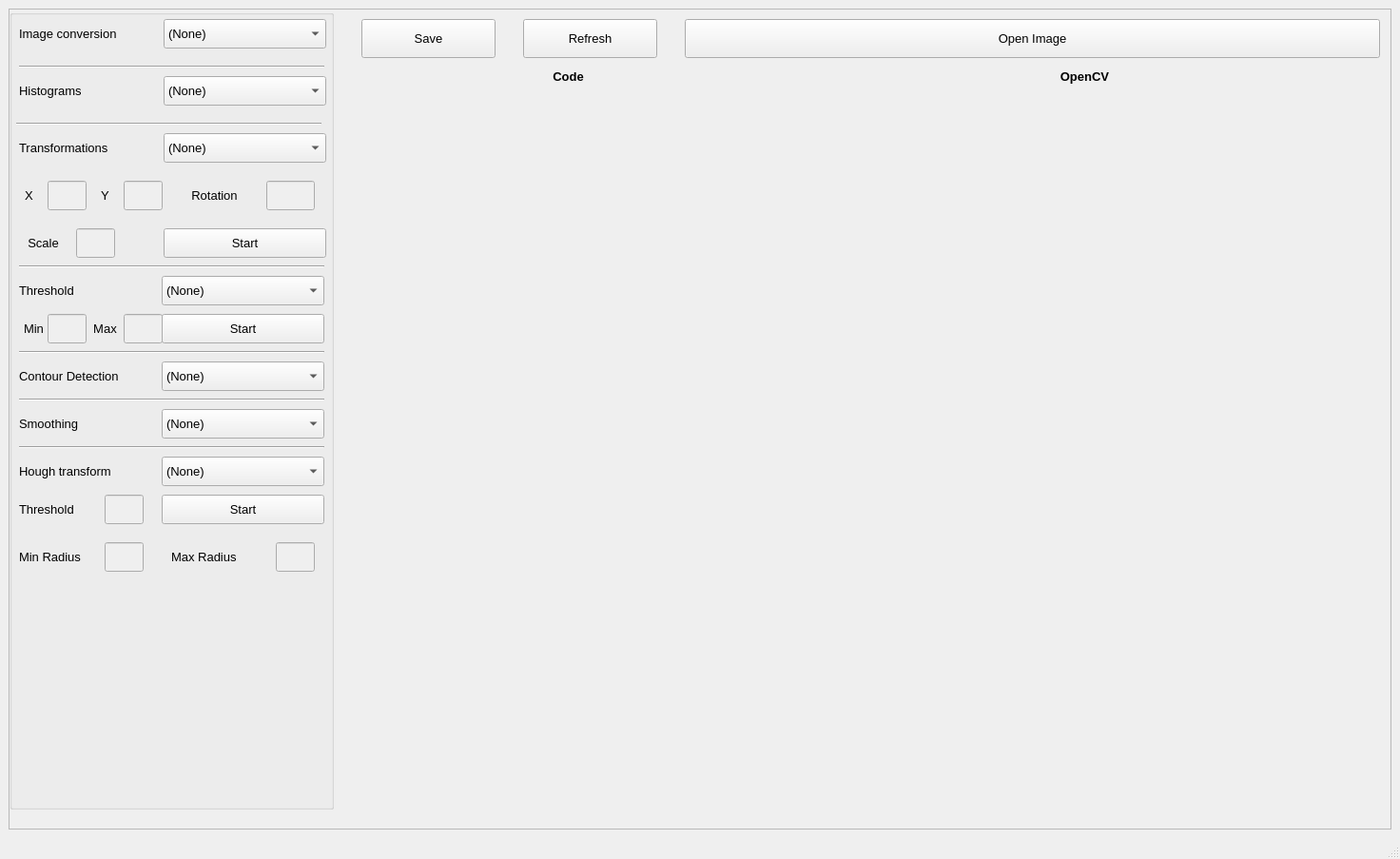
<?xml version="1.0" encoding="UTF-8"?>
<ui version="4.0">
 <class>MainWindow</class>
 <widget class="QMainWindow" name="MainWindow">
  <property name="geometry">
   <rect>
    <x>0</x>
    <y>0</y>
    <width>1472</width>
    <height>903</height>
   </rect>
  </property>
  <property name="windowTitle">
   <string>MainWindow</string>
  </property>
  <property name="styleSheet">
   <string notr="true"/>
  </property>
  <widget class="QWidget" name="centralwidget">
   <layout class="QGridLayout" name="gridLayout">
    <item row="0" column="0">
     <widget class="QScrollArea" name="scrollArea">
      <property name="widgetResizable">
       <bool>true</bool>
      </property>
      <widget class="QWidget" name="scrollAreaWidgetContents">
       <property name="geometry">
        <rect>
         <x>0</x>
         <y>0</y>
         <width>1448</width>
         <height>828</height>
        </rect>
       </property>
       <widget class="QGroupBox" name="groupBox">
        <property name="geometry">
         <rect>
          <x>0</x>
          <y>0</y>
          <width>341</width>
          <height>841</height>
         </rect>
        </property>
        <property name="font">
         <font>
          <pointsize>10</pointsize>
         </font>
        </property>
        <property name="title">
         <string/>
        </property>
        <widget class="QLabel" name="label_2">
         <property name="geometry">
          <rect>
           <x>10</x>
           <y>15</y>
           <width>141</width>
           <height>21</height>
          </rect>
         </property>
         <property name="text">
          <string>Image conversion </string>
         </property>
        </widget>
        <widget class="QComboBox" name="conversionChoice">
         <property name="geometry">
          <rect>
           <x>162</x>
           <y>10</y>
           <width>171</width>
           <height>31</height>
          </rect>
         </property>
         <item>
          <property name="text">
           <string>(None)</string>
          </property>
         </item>
         <item>
          <property name="text">
           <string>RGB to Bin</string>
          </property>
         </item>
         <item>
          <property name="text">
           <string>RGB to Grey Scale</string>
          </property>
         </item>
         <item>
          <property name="text">
           <string>RGB to HSV</string>
          </property>
         </item>
         <item>
          <property name="text">
           <string>RGB to YCbCr</string>
          </property>
         </item>
         <item>
          <property name="text">
           <string>HSV to RGB</string>
          </property>
         </item>
         <item>
          <property name="text">
           <string>YCbCr to RGB</string>
          </property>
         </item>
        </widget>
        <widget class="Line" name="line">
         <property name="geometry">
          <rect>
           <x>10</x>
           <y>50</y>
           <width>321</width>
           <height>20</height>
          </rect>
         </property>
         <property name="orientation">
          <enum>Qt::Horizontal</enum>
         </property>
        </widget>
        <widget class="QLabel" name="label_3">
         <property name="geometry">
          <rect>
           <x>10</x>
           <y>70</y>
           <width>101</width>
           <height>31</height>
          </rect>
         </property>
         <property name="text">
          <string>Histograms</string>
         </property>
        </widget>
        <widget class="QComboBox" name="histChoice">
         <property name="geometry">
          <rect>
           <x>162</x>
           <y>70</y>
           <width>171</width>
           <height>31</height>
          </rect>
         </property>
         <item>
          <property name="text">
           <string>(None)</string>
          </property>
         </item>
         <item>
          <property name="text">
           <string>GreyScale Histogram</string>
          </property>
         </item>
         <item>
          <property name="text">
           <string>RGB Histogram</string>
          </property>
         </item>
         <item>
          <property name="text">
           <string>Cumulative Histogram</string>
          </property>
         </item>
         <item>
          <property name="text">
           <string>Equalize Histogram</string>
          </property>
         </item>
        </widget>
        <widget class="Line" name="line_2">
         <property name="geometry">
          <rect>
           <x>7</x>
           <y>110</y>
           <width>321</width>
           <height>20</height>
          </rect>
         </property>
         <property name="orientation">
          <enum>Qt::Horizontal</enum>
         </property>
        </widget>
        <widget class="QLabel" name="label_5">
         <property name="geometry">
          <rect>
           <x>10</x>
           <y>130</y>
           <width>131</width>
           <height>31</height>
          </rect>
         </property>
         <property name="text">
          <string>Transformations </string>
         </property>
        </widget>
        <widget class="QComboBox" name="transChoice">
         <property name="geometry">
          <rect>
           <x>162</x>
           <y>130</y>
           <width>171</width>
           <height>31</height>
          </rect>
         </property>
         <item>
          <property name="text">
           <string>(None)</string>
          </property>
         </item>
         <item>
          <property name="text">
           <string>Translation</string>
          </property>
         </item>
         <item>
          <property name="text">
           <string>Rotation</string>
          </property>
         </item>
         <item>
          <property name="text">
           <string>Scale</string>
          </property>
         </item>
         <item>
          <property name="text">
           <string>Shear</string>
          </property>
         </item>
        </widget>
        <widget class="QLabel" name="label_6">
         <property name="geometry">
          <rect>
           <x>10</x>
           <y>180</y>
           <width>21</width>
           <height>31</height>
          </rect>
         </property>
         <property name="text">
          <string>X</string>
         </property>
         <property name="alignment">
          <set>Qt::AlignCenter</set>
         </property>
        </widget>
        <widget class="QLineEdit" name="transX">
         <property name="enabled">
          <bool>false</bool>
         </property>
         <property name="geometry">
          <rect>
           <x>40</x>
           <y>180</y>
           <width>41</width>
           <height>31</height>
          </rect>
         </property>
         <property name="text">
          <string/>
         </property>
        </widget>
        <widget class="QLabel" name="label_7">
         <property name="geometry">
          <rect>
           <x>90</x>
           <y>180</y>
           <width>21</width>
           <height>31</height>
          </rect>
         </property>
         <property name="text">
          <string>Y</string>
         </property>
         <property name="alignment">
          <set>Qt::AlignCenter</set>
         </property>
        </widget>
        <widget class="QLineEdit" name="transY">
         <property name="enabled">
          <bool>false</bool>
         </property>
         <property name="geometry">
          <rect>
           <x>120</x>
           <y>180</y>
           <width>41</width>
           <height>31</height>
          </rect>
         </property>
         <property name="text">
          <string/>
         </property>
        </widget>
        <widget class="QLabel" name="label_8">
         <property name="geometry">
          <rect>
           <x>180</x>
           <y>180</y>
           <width>71</width>
           <height>31</height>
          </rect>
         </property>
         <property name="text">
          <string>Rotation</string>
         </property>
         <property name="alignment">
          <set>Qt::AlignCenter</set>
         </property>
        </widget>
        <widget class="QLineEdit" name="transRotation">
         <property name="enabled">
          <bool>false</bool>
         </property>
         <property name="geometry">
          <rect>
           <x>270</x>
           <y>180</y>
           <width>51</width>
           <height>31</height>
          </rect>
         </property>
         <property name="text">
          <string/>
         </property>
        </widget>
        <widget class="QLabel" name="label_9">
         <property name="geometry">
          <rect>
           <x>10</x>
           <y>230</y>
           <width>51</width>
           <height>31</height>
          </rect>
         </property>
         <property name="text">
          <string>Scale</string>
         </property>
         <property name="alignment">
          <set>Qt::AlignCenter</set>
         </property>
        </widget>
        <widget class="QLineEdit" name="transScale">
         <property name="enabled">
          <bool>false</bool>
         </property>
         <property name="geometry">
          <rect>
           <x>70</x>
           <y>230</y>
           <width>41</width>
           <height>31</height>
          </rect>
         </property>
         <property name="text">
          <string/>
         </property>
        </widget>
        <widget class="QPushButton" name="startTrans">
         <property name="geometry">
          <rect>
           <x>162</x>
           <y>230</y>
           <width>171</width>
           <height>31</height>
          </rect>
         </property>
         <property name="text">
          <string>Start</string>
         </property>
        </widget>
        <widget class="Line" name="line_3">
         <property name="geometry">
          <rect>
           <x>10</x>
           <y>260</y>
           <width>321</width>
           <height>20</height>
          </rect>
         </property>
         <property name="orientation">
          <enum>Qt::Horizontal</enum>
         </property>
        </widget>
        <widget class="QLabel" name="label_10">
         <property name="geometry">
          <rect>
           <x>10</x>
           <y>370</y>
           <width>141</width>
           <height>31</height>
          </rect>
         </property>
         <property name="text">
          <string>Contour Detection </string>
         </property>
        </widget>
        <widget class="QComboBox" name="contourChoice">
         <property name="geometry">
          <rect>
           <x>160</x>
           <y>370</y>
           <width>171</width>
           <height>31</height>
          </rect>
         </property>
         <item>
          <property name="text">
           <string>(None)</string>
          </property>
         </item>
         <item>
          <property name="text">
           <string>Naif</string>
          </property>
         </item>
         <item>
          <property name="text">
           <string>Sobel</string>
          </property>
         </item>
         <item>
          <property name="text">
           <string>Robert</string>
          </property>
         </item>
         <item>
          <property name="text">
           <string>Prewitt</string>
          </property>
         </item>
         <item>
          <property name="text">
           <string>Laplacian 4</string>
          </property>
         </item>
         <item>
          <property name="text">
           <string>Laplacian 8</string>
          </property>
         </item>
         <item>
          <property name="text">
           <string>LoG</string>
          </property>
         </item>
         <item>
          <property name="text">
           <string>DoG</string>
          </property>
         </item>
         <item>
          <property name="text">
           <string>Canny</string>
          </property>
         </item>
        </widget>
        <widget class="Line" name="line_4">
         <property name="geometry">
          <rect>
           <x>10</x>
           <y>400</y>
           <width>321</width>
           <height>20</height>
          </rect>
         </property>
         <property name="orientation">
          <enum>Qt::Horizontal</enum>
         </property>
        </widget>
        <widget class="QLabel" name="label_11">
         <property name="geometry">
          <rect>
           <x>10</x>
           <y>420</y>
           <width>141</width>
           <height>31</height>
          </rect>
         </property>
         <property name="text">
          <string>Smoothing</string>
         </property>
        </widget>
        <widget class="QComboBox" name="smooChoice">
         <property name="geometry">
          <rect>
           <x>160</x>
           <y>420</y>
           <width>171</width>
           <height>31</height>
          </rect>
         </property>
         <item>
          <property name="text">
           <string>(None)</string>
          </property>
         </item>
         <item>
          <property name="text">
           <string>Moyen</string>
          </property>
         </item>
         <item>
          <property name="text">
           <string>Gaussian 4</string>
          </property>
         </item>
         <item>
          <property name="text">
           <string>Gaussian 8</string>
          </property>
         </item>
         <item>
          <property name="text">
           <string>Gaussian 3x3</string>
          </property>
         </item>
         <item>
          <property name="text">
           <string>Gaussian 5x5</string>
          </property>
         </item>
        </widget>
        <widget class="QLabel" name="label_12">
         <property name="geometry">
          <rect>
           <x>10</x>
           <y>280</y>
           <width>141</width>
           <height>31</height>
          </rect>
         </property>
         <property name="text">
          <string>Threshold</string>
         </property>
        </widget>
        <widget class="QComboBox" name="ThresholdChoice">
         <property name="geometry">
          <rect>
           <x>160</x>
           <y>280</y>
           <width>171</width>
           <height>31</height>
          </rect>
         </property>
         <item>
          <property name="text">
           <string>(None)</string>
          </property>
         </item>
         <item>
          <property name="text">
           <string>Threshold</string>
          </property>
         </item>
         <item>
          <property name="text">
           <string>Threshold by Hysteresis</string>
          </property>
         </item>
        </widget>
        <widget class="QPushButton" name="startThreshold">
         <property name="geometry">
          <rect>
           <x>160</x>
           <y>320</y>
           <width>171</width>
           <height>31</height>
          </rect>
         </property>
         <property name="text">
          <string>Start</string>
         </property>
        </widget>
        <widget class="QLabel" name="label_23">
         <property name="geometry">
          <rect>
           <x>10</x>
           <y>320</y>
           <width>31</width>
           <height>31</height>
          </rect>
         </property>
         <property name="text">
          <string>Min</string>
         </property>
         <property name="alignment">
          <set>Qt::AlignCenter</set>
         </property>
        </widget>
        <widget class="QLineEdit" name="threMin">
         <property name="enabled">
          <bool>false</bool>
         </property>
         <property name="geometry">
          <rect>
           <x>40</x>
           <y>320</y>
           <width>41</width>
           <height>31</height>
          </rect>
         </property>
         <property name="text">
          <string/>
         </property>
        </widget>
        <widget class="QLineEdit" name="threMax">
         <property name="enabled">
          <bool>false</bool>
         </property>
         <property name="geometry">
          <rect>
           <x>120</x>
           <y>320</y>
           <width>41</width>
           <height>31</height>
          </rect>
         </property>
         <property name="text">
          <string/>
         </property>
        </widget>
        <widget class="QLabel" name="label_24">
         <property name="geometry">
          <rect>
           <x>80</x>
           <y>320</y>
           <width>41</width>
           <height>31</height>
          </rect>
         </property>
         <property name="text">
          <string>Max</string>
         </property>
         <property name="alignment">
          <set>Qt::AlignCenter</set>
         </property>
        </widget>
        <widget class="Line" name="line_9">
         <property name="geometry">
          <rect>
           <x>10</x>
           <y>350</y>
           <width>321</width>
           <height>20</height>
          </rect>
         </property>
         <property name="orientation">
          <enum>Qt::Horizontal</enum>
         </property>
        </widget>
        <widget class="Line" name="line_5">
         <property name="geometry">
          <rect>
           <x>10</x>
           <y>450</y>
           <width>321</width>
           <height>20</height>
          </rect>
         </property>
         <property name="orientation">
          <enum>Qt::Horizontal</enum>
         </property>
        </widget>
        <widget class="QComboBox" name="houghChoice">
         <property name="geometry">
          <rect>
           <x>160</x>
           <y>470</y>
           <width>171</width>
           <height>31</height>
          </rect>
         </property>
         <item>
          <property name="text">
           <string>(None)</string>
          </property>
         </item>
         <item>
          <property name="text">
           <string>Hough Lines</string>
          </property>
         </item>
         <item>
          <property name="text">
           <string>Hough Circles</string>
          </property>
         </item>
        </widget>
        <widget class="QLabel" name="label_13">
         <property name="geometry">
          <rect>
           <x>10</x>
           <y>470</y>
           <width>141</width>
           <height>31</height>
          </rect>
         </property>
         <property name="text">
          <string>Hough transform</string>
         </property>
        </widget>
        <widget class="QLabel" name="label_25">
         <property name="geometry">
          <rect>
           <x>10</x>
           <y>510</y>
           <width>81</width>
           <height>31</height>
          </rect>
         </property>
         <property name="text">
          <string>Threshold</string>
         </property>
         <property name="alignment">
          <set>Qt::AlignLeading|Qt::AlignLeft|Qt::AlignVCenter</set>
         </property>
        </widget>
        <widget class="QLineEdit" name="threHough">
         <property name="enabled">
          <bool>false</bool>
         </property>
         <property name="geometry">
          <rect>
           <x>100</x>
           <y>510</y>
           <width>41</width>
           <height>31</height>
          </rect>
         </property>
         <property name="text">
          <string/>
         </property>
        </widget>
        <widget class="QPushButton" name="startHough">
         <property name="geometry">
          <rect>
           <x>160</x>
           <y>510</y>
           <width>171</width>
           <height>31</height>
          </rect>
         </property>
         <property name="text">
          <string>Start</string>
         </property>
        </widget>
        <widget class="QLineEdit" name="MinRadiusHough">
         <property name="enabled">
          <bool>false</bool>
         </property>
         <property name="geometry">
          <rect>
           <x>100</x>
           <y>560</y>
           <width>41</width>
           <height>31</height>
          </rect>
         </property>
         <property name="text">
          <string/>
         </property>
        </widget>
        <widget class="QLabel" name="label_26">
         <property name="geometry">
          <rect>
           <x>10</x>
           <y>560</y>
           <width>81</width>
           <height>31</height>
          </rect>
         </property>
         <property name="text">
          <string>Min Radius</string>
         </property>
         <property name="alignment">
          <set>Qt::AlignLeading|Qt::AlignLeft|Qt::AlignVCenter</set>
         </property>
        </widget>
        <widget class="QLabel" name="label_27">
         <property name="geometry">
          <rect>
           <x>170</x>
           <y>560</y>
           <width>101</width>
           <height>31</height>
          </rect>
         </property>
         <property name="text">
          <string>Max Radius</string>
         </property>
         <property name="alignment">
          <set>Qt::AlignLeading|Qt::AlignLeft|Qt::AlignVCenter</set>
         </property>
        </widget>
        <widget class="QLineEdit" name="MaxRadiusHough">
         <property name="enabled">
          <bool>false</bool>
         </property>
         <property name="geometry">
          <rect>
           <x>280</x>
           <y>560</y>
           <width>41</width>
           <height>31</height>
          </rect>
         </property>
         <property name="text">
          <string/>
         </property>
        </widget>
       </widget>
       <widget class="QPushButton" name="SaveImg">
        <property name="geometry">
         <rect>
          <x>370</x>
          <y>10</y>
          <width>141</width>
          <height>41</height>
         </rect>
        </property>
        <property name="font">
         <font>
          <pointsize>10</pointsize>
         </font>
        </property>
        <property name="text">
         <string>Save</string>
        </property>
       </widget>
       <widget class="QPushButton" name="RefreshImg">
        <property name="geometry">
         <rect>
          <x>540</x>
          <y>10</y>
          <width>141</width>
          <height>41</height>
         </rect>
        </property>
        <property name="font">
         <font>
          <pointsize>10</pointsize>
         </font>
        </property>
        <property name="text">
         <string>Refresh</string>
        </property>
       </widget>
       <widget class="QPushButton" name="openImg">
        <property name="geometry">
         <rect>
          <x>710</x>
          <y>10</y>
          <width>731</width>
          <height>41</height>
         </rect>
        </property>
        <property name="font">
         <font>
          <pointsize>10</pointsize>
         </font>
        </property>
        <property name="styleSheet">
         <string notr="true"/>
        </property>
        <property name="text">
         <string>Open Image</string>
        </property>
       </widget>
       <widget class="QLabel" name="label">
        <property name="geometry">
         <rect>
          <x>560</x>
          <y>60</y>
          <width>55</width>
          <height>21</height>
         </rect>
        </property>
        <property name="font">
         <font>
          <pointsize>10</pointsize>
          <weight>75</weight>
          <bold>true</bold>
         </font>
        </property>
        <property name="text">
         <string>Code</string>
        </property>
        <property name="alignment">
         <set>Qt::AlignCenter</set>
        </property>
       </widget>
       <widget class="QLabel" name="codeImg">
        <property name="geometry">
         <rect>
          <x>350</x>
          <y>90</y>
          <width>541</width>
          <height>751</height>
         </rect>
        </property>
        <property name="text">
         <string/>
        </property>
        <property name="alignment">
         <set>Qt::AlignCenter</set>
        </property>
       </widget>
       <widget class="QLabel" name="label_4">
        <property name="geometry">
         <rect>
          <x>1090</x>
          <y>60</y>
          <width>81</width>
          <height>21</height>
         </rect>
        </property>
        <property name="font">
         <font>
          <pointsize>10</pointsize>
          <weight>75</weight>
          <bold>true</bold>
         </font>
        </property>
        <property name="text">
         <string>OpenCV</string>
        </property>
        <property name="alignment">
         <set>Qt::AlignCenter</set>
        </property>
       </widget>
       <widget class="QLabel" name="CVImg">
        <property name="geometry">
         <rect>
          <x>900</x>
          <y>90</y>
          <width>541</width>
          <height>751</height>
         </rect>
        </property>
        <property name="text">
         <string/>
        </property>
        <property name="alignment">
         <set>Qt::AlignCenter</set>
        </property>
       </widget>
      </widget>
     </widget>
    </item>
   </layout>
  </widget>
  <widget class="QMenuBar" name="menubar">
   <property name="geometry">
    <rect>
     <x>0</x>
     <y>0</y>
     <width>1472</width>
     <height>26</height>
    </rect>
   </property>
  </widget>
  <widget class="QStatusBar" name="statusbar"/>
 </widget>
 <resources/>
 <connections/>
</ui>
